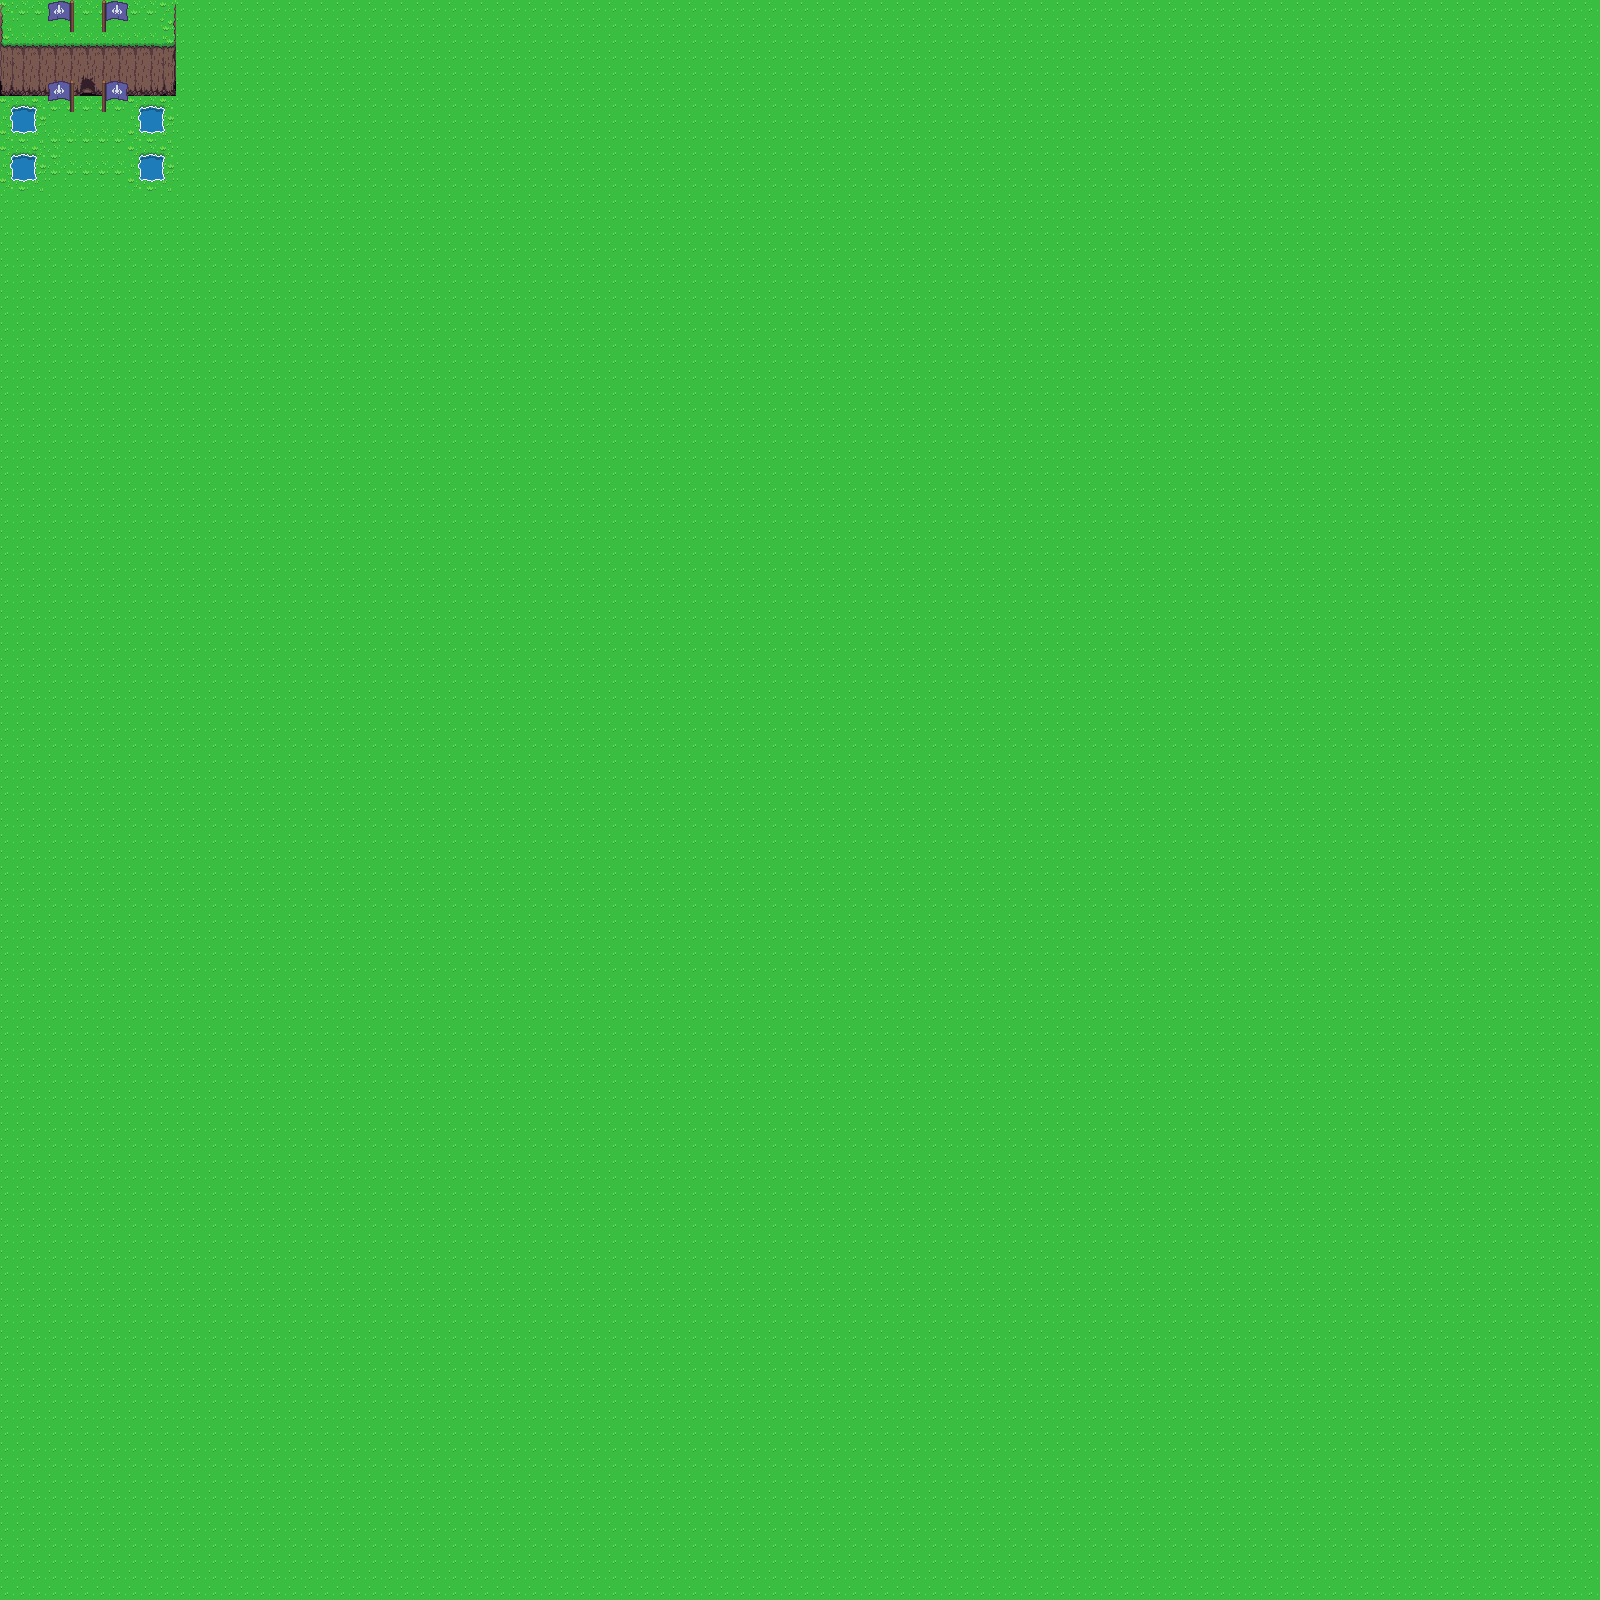

A 2D game scene composited from a Tiled map and its tileset images. What follows is a short description and the map's XML, with each tile layer's data collapsed to a summary:
An orthogonal 100x100 tile map with 16x16 px tiles, 2 tile layers (Ground, objects) and 1 object (player_start).

<map version="1.8" tiledversion="1.8.2" orientation="orthogonal" renderorder="right-down" width="100" height="100" tilewidth="16" tileheight="16" infinite="0" nextlayerid="4" nextobjectid="3">
 <tileset firstgid="1" name="Overworld" tilewidth="16" tileheight="16" tilecount="1440" columns="40">
  <image source="Overworld.png" width="640" height="576" />
 </tileset>
 <layer id="1" name="Ground" width="100" height="100">
  <data>[10000 cells, 10000 non-empty, 29 distinct tile ids]</data>
 </layer>
 <objectgroup id="3" name="player_start">
  <object id="1" name="player_start" type="player_start" x="79.3333" y="138.667">
   <point />
  </object>
 </objectgroup>
 <layer id="2" name="objects" width="100" height="100">
  <data>[10000 cells, 16 non-empty, 4 distinct tile ids]</data>
 </layer>
</map>
